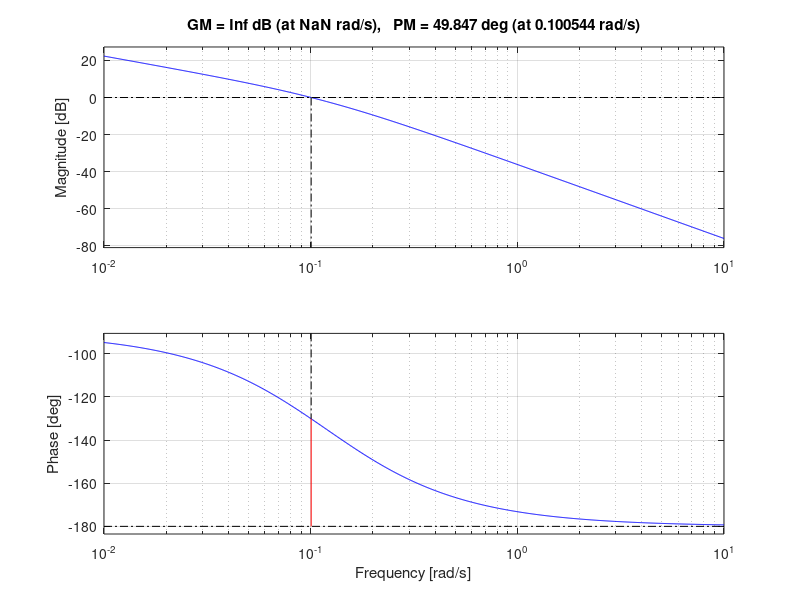

Here is the MATLAB script that generated this plot:
%Implementation of the open loop transfer function
s = tf('s');
K = 0.1561; T = 72.4391; omega_c = 0.1; 

%PD parameters
Kpd = 0.8427; Td = T; Tf = 8.391;

%Transfer function H_0
H_0 = (K*Kpd)/(s*(1+Tf*s));

%Plotting the bode plots of H_0
margin(H_0);